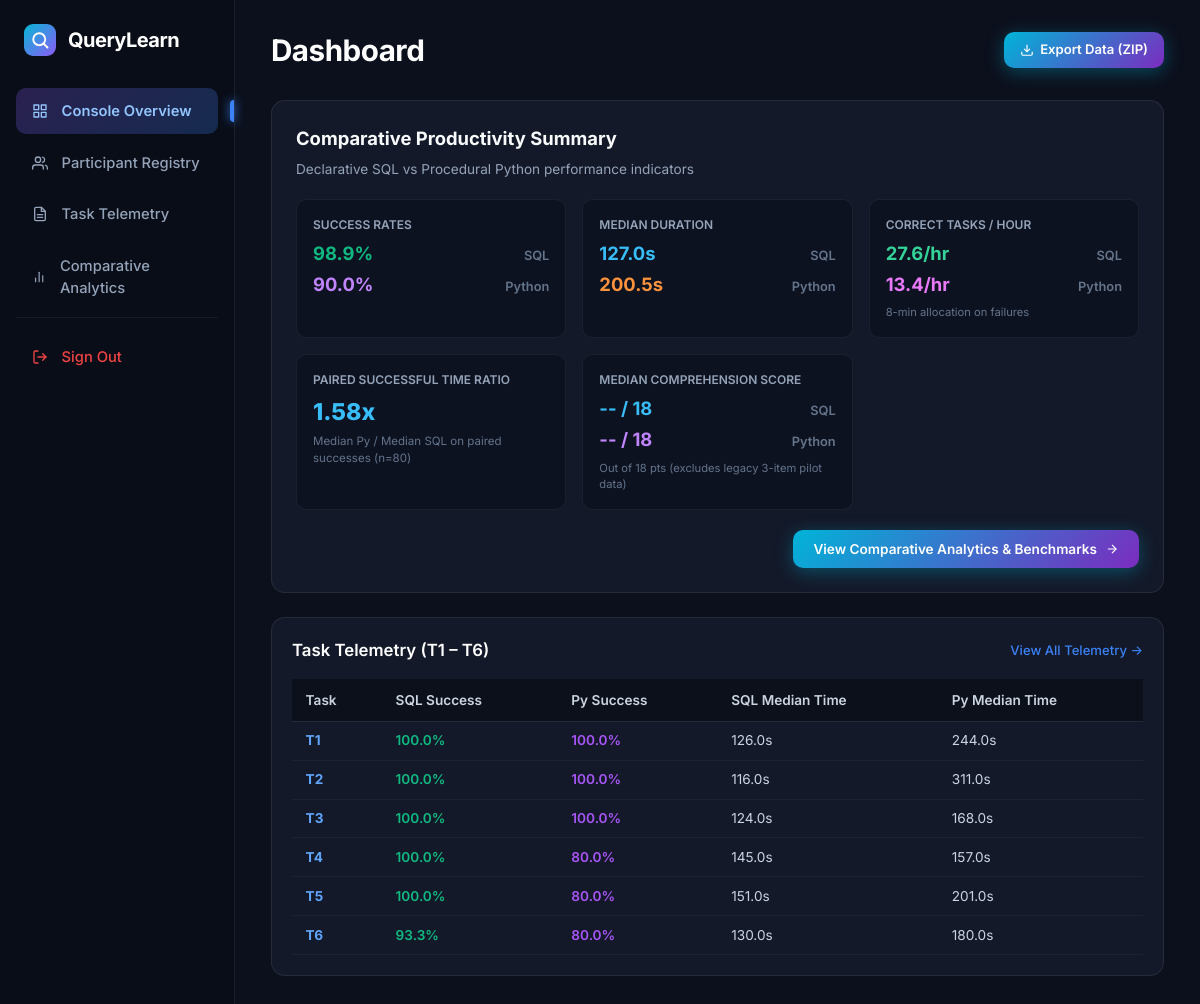
Page /dashboard/ (signed in) on the earlier database version.
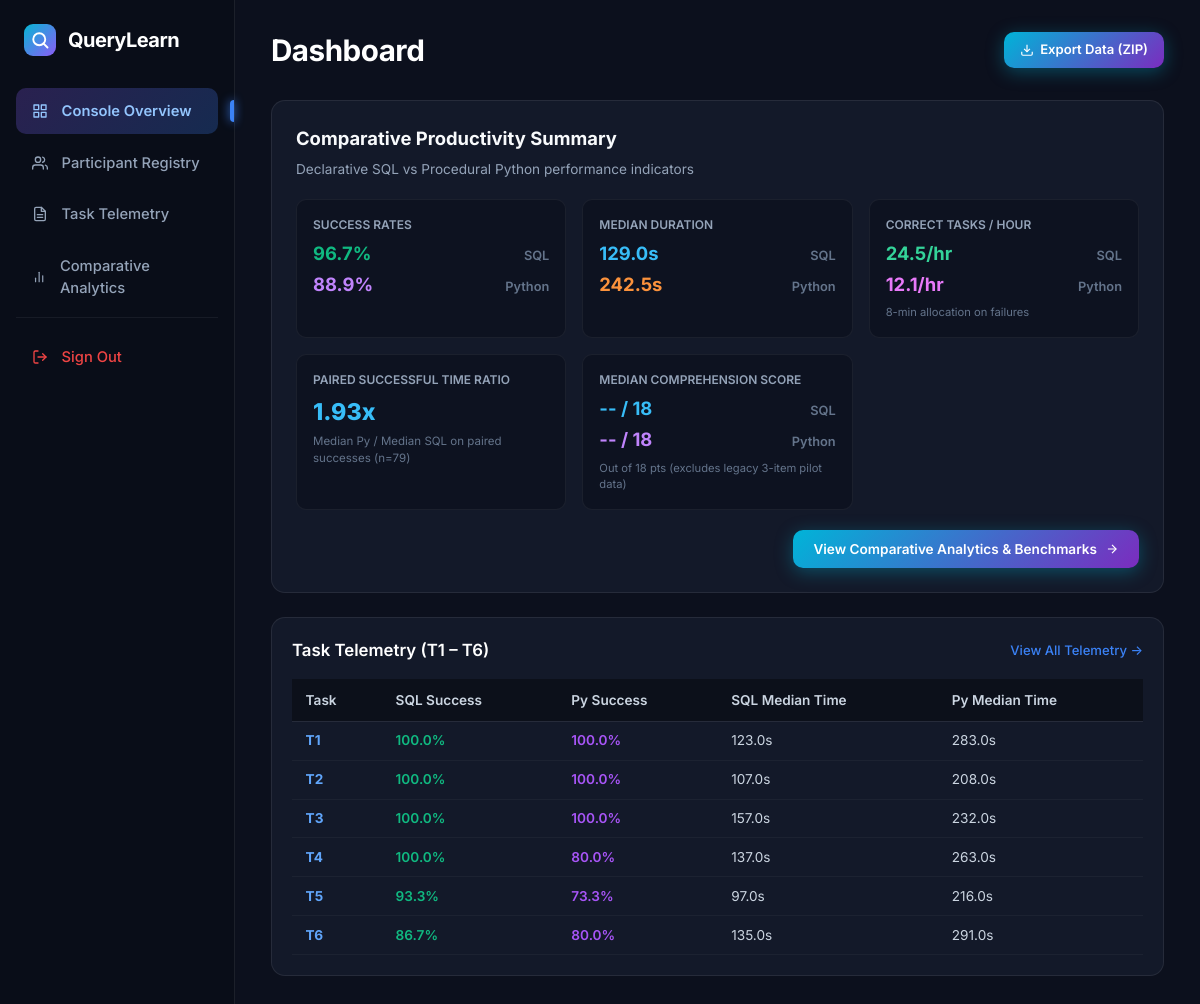
Same page on the later database version.
### tables this page shows
CREATE TABLE task_results (
        id INTEGER PRIMARY KEY AUTOINCREMENT,
        session_id INTEGER,
        task_id TEXT,
        success BOOLEAN,
        start_time TIMESTAMP,
        end_time TIMESTAMP,
        elapsed_seconds REAL,
        allocated_seconds INTEGER DEFAULT 480,
        attempt_count INTEGER,
        final_code TEXT,
        source_lines INTEGER,
        source_chars INTEGER,
        failure_reason TEXT,
        assistance TEXT,
        FOREIGN KEY (session_id) REFERENCES sessions(id)
    );

### blueprints/dashboard.py (the view)
    def wrapper(*args, **kwargs):
        if not session.get('is_researcher'):
            return redirect(url_for('auth.researcher_login'))
        return f(*args, **kwargs)

### templates/dashboard/overview.html (shortened to what this page needs)
<!DOCTYPE html>
<html lang="en">
<head>
    <link rel="stylesheet" href="{{ url_for('static', filename='css/style.css') }}">
</head>
<body>
<div class="db-page">
    <aside class="db-sidebar">
        <a href="{{ url_for('dashboard.overview') }}" class="db-brand">
            <div class="db-brand-icon">
                <svg width="18" height="18" viewBox="0 0 24 24" fill="none">
                    <circle cx="11" cy="11" r="8" stroke="#ffffff" stroke-width="2.5"/>
                    <line x1="16.5" y1="16.5" x2="22" y2="22" stroke="#ffffff" stroke-width="2.5" stroke-linecap="round"/>
                </svg>
            </div>
            <span class="db-brand-text">QueryLearn</span>
        </a>
        <nav class="db-nav">
            <a href="{{ url_for('dashboard.overview') }}" class="db-nav-link active">
                <span>Console Overview</span>
            </a>
            <a href="{{ url_for('dashboard.participants') }}" class="db-nav-link">
                <span>Participant Registry</span>
            </a>
            <a href="{{ url_for('dashboard.results') }}" class="db-nav-link">
                <span>Task Telemetry</span>
            </a>
            <a href="{{ url_for('dashboard.charts') }}" class="db-nav-link">
                <svg width="16" height="16" viewBox="0 0 24 24" fill="none" stroke="currentColor" stroke-width="2" stroke-linecap="round" stroke-linejoin="round"><line x1="18" y1="20" x2="18" y2="10"></line><line x1="12" y1="20" x2="12" y2="4"></line><line x1="6" y1="20" x2="6" y2="14"></line></svg>
                <span>Comparative Analytics</span>
            </a>
            <div style="margin-top: auto; padding-top: 1rem; border-top: 1px solid rgba(255,255,255,0.06);">
                <a href="{{ url_for('auth.logout') }}" class="db-nav-link" style="color: #ef4444;">
                    <svg width="16" height="16" viewBox="0 0 24 24" fill="none" stroke="currentColor" stroke-width="2" stroke-linecap="round" stroke-linejoin="round"><path d="M9 21H5a2 2 0 0 1-2-2V5a2 2 0 0 1 2-2h4"></path><polyline points="16 17 21 12 16 7"></polyline><line x1="21" y1="12" x2="9" y2="12"></line></svg>
                    <span>Sign Out</span>
                </a>
            </div>
        </nav>
    </aside>
    <main class="db-main">
        <header class="db-topbar">
            <h1 class="db-title">Dashboard</h1>
            <div class="db-topbar-tools" style="display: flex; gap: 0.75rem; align-items: center;">
                <a href="{{ url_for('dashboard.export', type='all') }}" class="db-btn-run-gradient" style="padding: 0.5rem 1rem; font-size: 0.82rem; text-decoration: none; display: inline-flex; align-items: center; gap: 0.4rem;">
                    <svg width="14" height="14" viewBox="0 0 24 24" fill="none" stroke="currentColor" stroke-width="2"><path d="M21 15v4a2 2 0 0 1-2 2H5a2 2 0 0 1-2-2v-4"></path><polyline points="7 10 12 15 17 10"></polyline><line x1="12" y1="15" x2="12" y2="3"></line></svg>
                    Export Data (ZIP)
                </a>
            </div>
        </header>
        <div style="display: flex; flex-direction: column; gap: 1.5rem; width: 100%;">
            <div class="db-editor-card" style="padding: 1.5rem; width: 100%;">
                <div style="margin-bottom: 1.25rem;">
                    <h3 style="font-size: 1.15rem; font-weight: 700; color: #f8fafc; margin: 0 0 0.35rem 0;">
                        Comparative Productivity Summary
                    </h3>
                    <p style="margin: 0; font-size: 0.85rem; color: #94a3b8;">
                        Declarative SQL vs Procedural Python performance indicators
                    </p>
                </div>
                <div style="display: grid; grid-template-columns: repeat(auto-fit, minmax(220px, 1fr)); gap: 1rem; margin-bottom: 1.25rem;">
                    <div style="background: #0d1220; border: 1px solid rgba(255,255,255,0.06); border-radius: 10px; padding: 1rem;">
                        <div style="font-size: 0.75rem; color: #94a3b8; text-transform: uppercase; margin-bottom: 0.35rem; font-weight: 600;">Success Rates</div>
                        <div style="display: flex; justify-content: space-between; align-items: baseline;">
                            <span style="font-size: 1.15rem; font-weight: 700; color: #10b981;">{{ m.sql_success_rate }}%</span>
                            <span style="font-size: 0.8rem; color: #64748b; font-weight: 600;">SQL</span>
                        </div>
                        <div style="display: flex; justify-content: space-between; align-items: baseline; margin-top: 0.25rem;">
                            <span style="font-size: 1.15rem; font-weight: 700; color: #c084fc;">{{ m.python_success_rate }}%</span>
                            <span style="font-size: 0.8rem; color: #64748b; font-weight: 600;">Python</span>
                        </div>
                    </div>
                    <div style="background: #0d1220; border: 1px solid rgba(255,255,255,0.06); border-radius: 10px; padding: 1rem;">
                        <div style="font-size: 0.75rem; color: #94a3b8; text-transform: uppercase; margin-bottom: 0.35rem; font-weight: 600;">Median Duration</div>
                        <div style="display: flex; justify-content: space-between; align-items: baseline;">
                            <span style="font-size: 1.15rem; font-weight: 700; color: #38bdf8;">{{ m.sql_median_time }}s</span>
                            <span style="font-size: 0.8rem; color: #64748b; font-weight: 600;">SQL</span>
                        </div>
                        <div style="display: flex; justify-content: space-between; align-items: baseline; margin-top: 0.25rem;">
                            <span style="font-size: 1.15rem; font-weight: 700; color: #fb923c;">{{ m.python_median_time }}s</span>
                            <span style="font-size: 0.8rem; color: #64748b; font-weight: 600;">Python</span>
                        </div>
                    </div>
                    <div style="background: #0d1220; border: 1px solid rgba(255,255,255,0.06); border-radius: 10px; padding: 1rem;">
                        <div style="font-size: 0.75rem; color: #94a3b8; text-transform: uppercase; margin-bottom: 0.35rem; font-weight: 600;">Correct Tasks / Hour</div>
                        <div style="display: flex; justify-content: space-between; align-items: baseline;">
                            <span style="font-size: 1.15rem; font-weight: 700; color: #34d399;">{{ m.sql_ct_per_hour or '--' }}{% if m.sql_ct_per_hour %}/hr{% endif %}</span>
                            <span style="font-size: 0.8rem; color: #64748b; font-weight: 600;">SQL</span>
                        </div>
                        <div style="display: flex; justify-content: space-between; align-items: baseline; margin-top: 0.25rem;">
                            <span style="font-size: 1.15rem; font-weight: 700; color: #e879f9;">{{ m.python_ct_per_hour or '--' }}{% if m.python_ct_per_hour %}/hr{% endif %}</span>
                            <span style="font-size: 0.8rem; color: #64748b; font-weight: 600;">Python</span>
                        </div>
                        <div style="font-size: 0.7rem; color: #64748b; margin-top: 0.35rem;">8-min allocation on failures</div>
                    </div>
                    <div style="background: #0d1220; border: 1px solid rgba(255,255,255,0.06); border-radius: 10px; padding: 1rem;">
                        <div style="font-size: 0.75rem; color: #94a3b8; text-transform: uppercase; margin-bottom: 0.35rem; font-weight: 600;">Paired Successful Time Ratio</div>
                        <div style="font-size: 1.45rem; font-weight: 800; color: #38bdf8; margin-top: 0.15rem;">
                            {% if m.paired_time_ratio %}
                                {{ m.paired_time_ratio }}x
                            {% else %}
                                --
                            {% endif %}
                        </div>
                        <div style="font-size: 0.72rem; color: #64748b; margin-top: 0.2rem;">
                            Median Py / Median SQL on paired successes (n={{ m.paired_task_count }})
                        </div>
                    </div>
                    <div style="background: #0d1220; border: 1px solid rgba(255,255,255,0.06); border-radius: 10px; padding: 1rem;">
                        <div style="font-size: 0.75rem; color: #94a3b8; text-transform: uppercase; margin-bottom: 0.35rem; font-weight: 600;">Median Comprehension Score</div>
                        <div style="display: flex; justify-content: space-between; align-items: baseline;">
                            <span style="font-size: 1.15rem; font-weight: 700; color: #38bdf8;">
                                {% if m.sql_median_comp is not none %}{{ m.sql_median_comp }} / 18{% else %}-- / 18{% endif %}
                            </span>
                            <span style="font-size: 0.8rem; color: #64748b; font-weight: 600;">SQL</span>
                        </div>
                        <div style="display: flex; justify-content: space-between; align-items: baseline; margin-top: 0.25rem;">
                            <span style="font-size: 1.15rem; font-weight: 700; color: #c084fc;">
                                {% if m.python_median_comp is not none %}{{ m.python_median_comp }} / 18{% else %}-- / 18{% endif %}
                            </span>
                            <span style="font-size: 0.8rem; color: #64748b; font-weight: 600;">Python</span>
                        </div>
                        <div style="font-size: 0.7rem; color: #64748b; margin-top: 0.35rem;">
                            Out of 18 pts (excludes legacy 3-item pilot data)
                        </div>
                    </div>
                </div>
                <div style="display: flex; justify-content: flex-end;">
                    <a href="{{ url_for('dashboard.charts') }}" class="db-btn-run-gradient" style="text-decoration: none; padding: 0.55rem 1.25rem; font-size: 0.85rem; display: inline-flex; align-items: center; gap: 0.5rem;">
                        <span>View Comparative Analytics & Benchmarks</span>
                        <svg width="14" height="14" viewBox="0 0 24 24" fill="none" stroke="currentColor" stroke-width="2"><line x1="5" y1="12" x2="19" y2="12"></line><polyline points="12 5 19 12 12 19"></polyline></svg>
                    </a>
                </div>
            </div>
            <div class="db-results-card" style="width: 100%;">
                <div style="display: flex; justify-content: space-between; align-items: center; margin-bottom: 1rem;">
                    <h3 class="db-card-label" style="margin-bottom: 0;">Task Telemetry (T1 &ndash; T6)</h3>
                    <a href="{{ url_for('dashboard.results') }}" style="font-size: 0.82rem; color: #3b82f6; text-decoration: none; font-weight: 500;">View All Telemetry &rarr;</a>
                </div>
                <div style="overflow-x: auto; width: 100%;">
                    <table class="db-dark-table">
                        <thead>
                            <tr>
                                <th>Task</th>
                                <th>SQL Success</th>
                                <th>Py Success</th>
                                <th>SQL Median Time</th>
                                <th>Py Median Time</th>
                            </tr>
                        </thead>
                        <tbody>
                            {% for t in m.tasks %}
                            <tr>
                                <td><strong style="color: #60a5fa;">{{ t.task_id }}</strong></td>
                                <td>
                                    <span style="color: #10b981; font-weight: 600;">{{ t.sql_success or '--' }}%</span>
                                </td>
                                <td>
                                    <span style="color: #a855f7; font-weight: 600;">{{ t.python_success or '--' }}%</span>
                                </td>
                                <td>{{ t.sql_median_time or t.sql_time or '--' }}s</td>
                                <td>{{ t.python_median_time or t.python_time or '--' }}s</td>
                            </tr>
                            {% else %}
                            <tr>
                                <td colspan="5" style="text-align: center; color: #64748b; padding: 2rem;">No task telemetry recorded yet.</td>
                            </tr>
                            {% endfor %}
                        </tbody>
                    </table>
                </div>
            </div>
        </div>
    </main>
</div>
</body>
</html>

Differences in the rows shown:
removed task_results: task_id "T1", sql_success "100.0", python_success "100.0", sql_median_time "126.0", python_median_time "244.0"
removed task_results: task_id "T2", sql_success "100.0", python_success "100.0", sql_median_time "116.0", python_median_time "311.0"
removed task_results: task_id "T3", sql_success "100.0", python_success "100.0", sql_median_time "124.0", python_median_time "168.0"
removed task_results: task_id "T4", sql_success "100.0", python_success "80.0", sql_median_time "145.0", python_median_time "157.0"
removed task_results: task_id "T5", sql_success "100.0", python_success "80.0", sql_median_time "151.0", python_median_time "201.0"
removed task_results: task_id "T6", sql_success "93.3", python_success "80.0", sql_median_time "130.0", python_median_time "180.0"
added task_results: task_id "T1", sql_success "100.0", python_success "100.0", sql_median_time "123.0", python_median_time "283.0"
added task_results: task_id "T2", sql_success "100.0", python_success "100.0", sql_median_time "107.0", python_median_time "208.0"
added task_results: task_id "T3", sql_success "100.0", python_success "100.0", sql_median_time "157.0", python_median_time "232.0"
added task_results: task_id "T4", sql_success "100.0", python_success "80.0", sql_median_time "137.0", python_median_time "263.0"
added task_results: task_id "T5", sql_success "93.3", python_success "73.3", sql_median_time "97.0", python_median_time "216.0"
added task_results: task_id "T6", sql_success "86.7", python_success "80.0", sql_median_time "135.0", python_median_time "291.0"
Other differences:
{{ m.sql_success_rate }}: "98.9" → "96.7"
{{ m.python_success_rate }}: "90.0" → "88.9"
{{ m.sql_median_time }}: "127.0" → "129.0"
{{ m.python_median_time }}: "200.5" → "242.5"
{{ m.sql_ct_per_hour or '--' }}: "27.6" → "24.5"
{{ m.python_ct_per_hour or '--' }}: "13.4" → "12.1"
{{ m.paired_time_ratio }}: "1.58" → "1.93"
{{ m.paired_task_count }}: "80" → "79"
